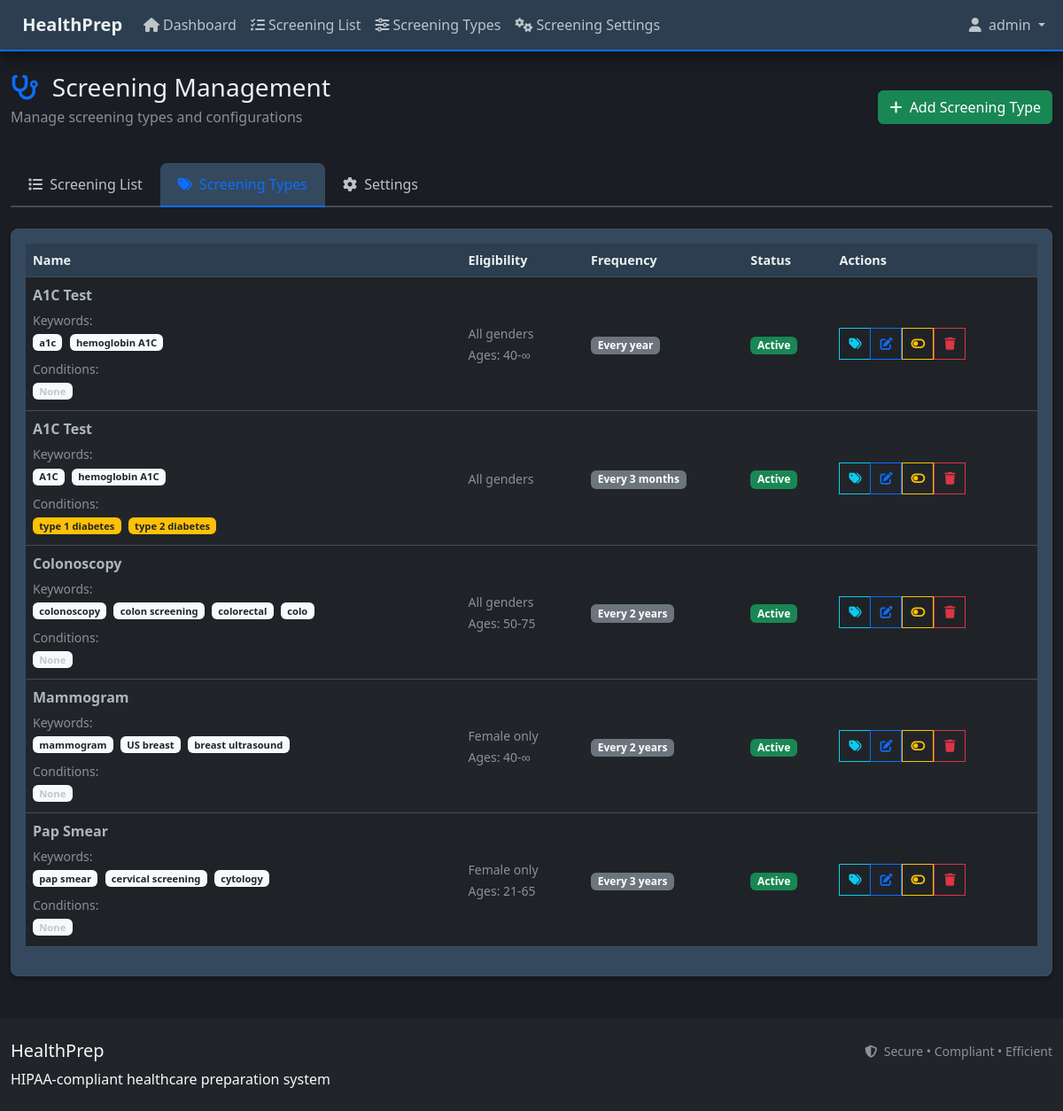
The app's page /screening/types (signed in) with its own data.
### models.py (models this page shows, shortened)
class User(UserMixin, db.Model):
    __tablename__ = 'users'
    id = db.Column(db.Integer, primary_key=True)
    username = db.Column(db.String(80), unique=True, nullable=False)
    email = db.Column(db.String(120), unique=True, nullable=False)
    password_hash = db.Column(db.String(255), nullable=False)
    is_admin = db.Column(db.Boolean, default=False, nullable=False)
    created_at = db.Column(db.DateTime, default=datetime.utcnow)
    last_login = db.Column(db.DateTime)
    @property
    def is_active(self):
        return True  # All users are active by default

class ScreeningType(db.Model):
    __tablename__ = 'screening_type'
    id = db.Column(db.Integer, primary_key=True)
    name = db.Column(db.String(100), nullable=False)
    keywords = db.Column(db.Text)  # JSON string of keywords for fuzzy detection
    eligible_genders = db.Column(db.String(10), default='both')  # 'M', 'F', or 'both'
    min_age = db.Column(db.Integer)
    max_age = db.Column(db.Integer)
    frequency_years = db.Column(db.Float, nullable=False)  # Frequency in years (can be fractional like 0.25 for 3 months)
    trigger_conditions = db.Column(db.Text)  # JSON string of conditions that modify screening protocols
    is_active = db.Column(db.Boolean, default=True)
    created_at = db.Column(db.DateTime, default=datetime.utcnow)
    updated_at = db.Column(db.DateTime, default=datetime.utcnow, onupdate=datetime.utcnow)
    screenings = db.relationship('Screening', backref='screening_type', lazy=True)
    @property
    def keywords_list(self):
        if not self.keywords:
            return []
        try:
            return json.loads(self.keywords)
        except:
            return [kw.strip() for kw in self.keywords.split(',') if kw.strip()]
    @property
    def trigger_conditions_list(self):
        if not self.trigger_conditions or self.trigger_conditions.strip() == "":
            return []
        if self.trigger_conditions.strip() in ["[]", "null", "None"]:
            return []
        try:
            conditions = json.loads(self.trigger_conditions)
            if conditions is None:
                return []
            if not isinstance(conditions, list):
                return []
            filtered_conditions = [cond for cond in conditions if cond and str(cond).strip()]
            return filtered_conditions
        except (json.JSONDecodeError, TypeError):
            return [cond.strip() for cond in self.trigger_conditions.split(',') if cond and cond.strip()]
    @property
    def frequency_display(self):
        frequency_months = self.frequency_years * 12
        if self.frequency_years == 1.0:
            return "Every year"
        elif self.frequency_years == 0.5:
            return "Every 6 months"
        elif self.frequency_years == 2.0:
            return "Every 2 years"
        if frequency_months < 12 and frequency_months == int(frequency_months):
            months = int(frequency_months)
            return f"Every {months} month{'s' if months != 1 else ''}"
        elif 12 < frequency_months < 24 and frequency_months == int(frequency_months):
            months = int(frequency_months)
            return f"Every {months} months"
        else:
            years = self.frequency_years
            if years == int(years):
                years = int(years)
            return f"Every {years} year{'s' if years != 1 else ''}"

### routes/screening_routes.py (the view)
@screening_bp.route('/types')
@login_required
def screening_types():
    try:
        screening_types = ScreeningType.query.order_by(ScreeningType.name).all()
        return render_template('screening/types.html',
                             screening_types=screening_types)
    except Exception as e:
        logger.error(f"Error loading screening types: {str(e)}")
        flash('Error loading screening types', 'error')
        return render_template('error/500.html'), 500

### templates/screening/types.html (shortened to what this page needs)
{% extends 'base_user.html' %}
{% block content %}
<div class="row mb-4">
    <div class="col-12">
        <div class="d-flex justify-content-between align-items-center">
            <div>
                <h1 class="h3 mb-1">
                    <i class="fas fa-stethoscope me-2 text-primary"></i>
                    Screening Management
                </h1>
                <p class="text-muted">Manage screening types and configurations</p>
            </div>
            <div>
                <a href="{{ url_for('screening.add_screening_type') }}" class="btn btn-success">
                    <i class="fas fa-plus me-1"></i>
                    Add Screening Type
                </a>
            </div>
        </div>
    </div>
</div>
<ul class="nav nav-tabs mb-4" id="screeningTabs" role="tablist">
    <li class="nav-item" role="presentation">
        <a class="nav-link" href="{{ url_for('screening.screening_list') }}" role="tab">
            <i class="fas fa-list me-1"></i>
            Screening List
        </a>
    </li>
    <li class="nav-item" role="presentation">
        <a class="nav-link active" href="{{ url_for('screening.screening_types') }}" role="tab">
            <i class="fas fa-tags me-1"></i>
            Screening Types
        </a>
    </li>
    <li class="nav-item" role="presentation">
        <a class="nav-link" href="{{ url_for('screening.screening_settings') }}" role="tab">
            <i class="fas fa-cog me-1"></i>
            Settings
        </a>
    </li>
</ul>
<div class="card">
    <div class="card-body">
        {% if screening_types %}
            <div class="table-responsive">
                <table class="table table-striped">
                    <thead>
                        <tr>
                            <th>Name</th>
                            <th>Eligibility</th>
                            <th>Frequency</th>
                            <th>Status</th>
                            <th>Actions</th>
                        </tr>
                    </thead>
                    <tbody>
                        {% for type in screening_types %}
                        <tr>
                            <td>
                                <strong>{{ type.name }}</strong>
                                {% if type.keywords_list %}
                                    <div class="mt-1">
                                        <small class="text-muted">Keywords:</small>
                                        <div class="keyword-display">
                                            {% for keyword in type.keywords_list[:5] %}
                                                <span class="badge bg-light text-dark me-1 mb-1" style="font-size: 0.7em;">{{ keyword }}</span>
                                            {% endfor %}
                                        </div>
                                    </div>
                                {% else %}
                                    <div class="mt-1">
                                        <small class="text-warning">No keywords configured</small>
                                    </div>
                                {% endif %}
                                <div class="mt-1">
                                    <small class="text-muted">Conditions:</small>
                                    <div class="condition-display">
                                        {% if type.trigger_conditions_list and type.trigger_conditions_list|length > 0 %}
                                            {% for condition in type.trigger_conditions_list[:3] %}
                                                <span class="badge bg-warning text-dark me-1 mb-1" style="font-size: 0.7em;">{{ condition }}</span>
                                            {% endfor %}
                                        {% else %}
                                            <span class="badge bg-light text-muted me-1 mb-1" style="font-size: 0.7em;">None</span>
                                        {% endif %}
                                    </div>
                                </div>
                            </td>
                            <td>
                                <small class="text-muted">
                                    {% if type.eligible_genders == 'M' %}
                                        Male only
                                    {% elif type.eligible_genders == 'F' %}
                                        Female only
                                    {% else %}
                                        All genders
                                    {% endif %}
                                    {% if type.min_age or type.max_age %}
                                        <br>Ages: {{ type.min_age or '0' }}-{{ type.max_age or '∞' }}
                                    {% endif %}
                                </small>
                            </td>
                            <td>
                                <span class="badge bg-secondary">
                                    {{ type.frequency_display }}
                                </span>
                            </td>
                            <td>
                                {% if type.is_active %}
                                    <span class="badge bg-success">Active</span>
                                {% else %}
                                    <span class="badge bg-secondary">Inactive</span>
                                {% endif %}
                            </td>
                            <td>
                                <div class="btn-group btn-group-sm" role="group" style="white-space: nowrap;">
                                    <button type="button" class="btn btn-outline-info btn-sm"
                                            onclick="openKeywordManager({{ type.id }}, '{{ type.name }}')"
                                            title="Manage Keywords"
                                            style="width: 36px; height: 36px; border-radius: 0; display: inline-flex; align-items: center; justify-content: center;">
                                        <i class="fas fa-tags"></i>
                                    </button>
                                    <a href="{{ url_for('screening.edit_screening_type', type_id=type.id) }}"
                                       class="btn btn-outline-primary btn-sm" title="Edit"
                                       style="width: 36px; height: 36px; border-radius: 0; display: inline-flex; align-items: center; justify-content: center;">
                                        <i class="fas fa-edit"></i>
                                    </a>
                                    <form method="POST" action="{{ url_for('screening.toggle_screening_type_status', type_id=type.id) }}"
                                          style="display: inline;">
                                        <button type="submit" class="btn btn-outline-warning btn-sm"
                                                title="{{ 'Deactivate' if type.is_active else 'Activate' }}"
                                                style="width: 36px; height: 36px; border-radius: 0; display: inline-flex; align-items: center; justify-content: center;">
                                            <i class="fas fa-toggle-{{ 'off' if type.is_active else 'on' }}"></i>
                                        </button>
                                    </form>
                                    <form method="POST" action="{{ url_for('screening.delete_screening_type', type_id=type.id) }}"
                                          style="display: inline;"
                                          onsubmit="return confirm('Are you sure you want to delete this screening type?');">
                                        <button type="submit" class="btn btn-outline-danger btn-sm" title="Delete"
                                                style="width: 36px; height: 36px; border-radius: 0; display: inline-flex; align-items: center; justify-content: center;">
                                            <i class="fas fa-trash"></i>
                                        </button>
                                    </form>
                                </div>
                            </td>
                        </tr>
                        {% endfor %}
                    </tbody>
                </table>
            </div>
        {% endif %}
    </div>
</div>
<link rel="stylesheet" href="{{ url_for('static', filename='css/keyword_modal.css') }}">
<link rel="stylesheet" href="{{ url_for('static', filename='css/medical_terminology_ui.css') }}">
{% endblock %}

### templates/base_user.html (shortened to what this page needs)
<!DOCTYPE html>
<html lang="en" data-bs-theme="dark">
<head>
    <link href="https://cdn.jsdelivr.net/npm/bootstrap@5.3.0/dist/css/bootstrap.min.css" rel="stylesheet">
    <link href="https://cdnjs.cloudflare.com/ajax/libs/font-awesome/6.4.0/css/all.min.css" rel="stylesheet">
    <link href="{{ url_for('static', filename='css/custom.css') }}" rel="stylesheet">
    <link href="{{ url_for('static', filename='css/medical_terminology_ui.css') }}" rel="stylesheet">
    <link href="{{ url_for('static', filename='css/loading-states.css') }}" rel="stylesheet">
</head>
<body>
    <nav class="navbar navbar-expand-lg navbar-dark bg-primary">
        <div class="container">
            <a class="navbar-brand" href="{{ url_for('ui.dashboard') }}">
                HealthPrep
            </a>
            <div class="collapse navbar-collapse" id="navbarNav">
                <ul class="navbar-nav me-auto">
                    <li class="nav-item">
                        <a class="nav-link" href="{{ url_for('ui.dashboard') }}">
                            <i class="fas fa-home me-1"></i>Dashboard
                        </a>
                    </li>
                    <li class="nav-item">
                        <a class="nav-link" href="{{ url_for('screening.screening_list', view='list') }}">
                            <i class="fas fa-list-check me-1"></i>Screening List
                        </a>
                    </li>
                    <li class="nav-item">
                        <a class="nav-link" href="{{ url_for('screening.screening_list', view='types') }}">
                            <i class="fas fa-sliders-h me-1"></i>Screening Types
                        </a>
                    </li>
                    <li class="nav-item">
                        <a class="nav-link" href="{{ url_for('screening.screening_list', view='settings') }}">
                            <i class="fas fa-cogs me-1"></i>Screening Settings
                        </a>
                    </li>
                </ul>
                <ul class="navbar-nav">
                    {% if current_user.is_authenticated %}
                        <li class="nav-item dropdown">
                            <a class="nav-link dropdown-toggle" href="#" id="userDropdown" role="button" data-bs-toggle="dropdown">
                                <i class="fas fa-user me-1"></i> {{ current_user.username }}
                            </a>
                        </li>
                    {% else %}
                        <li class="nav-item">
                            <a class="nav-link" href="{{ url_for('auth.login') }}">
                                <i class="fas fa-sign-in-alt me-1"></i> Login
                            </a>
                        </li>
                    {% endif %}
                </ul>
            </div>
        </div>
    </nav>
    <main class="container my-4">
        {% block content %}{% endblock %}
    </main>
    <footer class="bg-dark text-light py-4 mt-5">
        <div class="container">
            <div class="row">
                <div class="col-md-6">
                    <h5>HealthPrep</h5>
                    <p class="mb-0">HIPAA-compliant healthcare preparation system</p>
                </div>
                <div class="col-md-6 text-end">
                    <small class="text-muted">
                        <i class="fas fa-shield-alt me-1"></i>
                        Secure • Compliant • Efficient
                    </small>
                </div>
            </div>
        </div>
    </footer>
</body>
</html>

### records on screen
User: username "admin"
ScreeningType: name "A1C Test", 5 "a1c" "hemoglobin A1C", shows "None", eligible_genders "All genders", min_age "40", max_age "∞", frequency_display "Every year", is_active "Active"
ScreeningType: name "A1C Test", 5 "A1C" "hemoglobin A1C", 3 "type 1 diabetes" "type 2 diabetes", eligible_genders "All genders", frequency_display "Every 3 months", is_active "Active"
ScreeningType: name "Colonoscopy", 5 "colonoscopy" "colon screening" "colorectal" "colo", shows "None", eligible_genders "All genders", min_age "50", max_age "75", frequency_display "Every 2 years", is_active "Active"
ScreeningType: name "Mammogram", 5 "mammogram" "US breast" "breast ultrasound", shows "None", eligible_genders "Female only", min_age "40", max_age "∞", frequency_display "Every 2 years", is_active "Active"
ScreeningType: name "Pap Smear", 5 "pap smear" "cervical screening" "cytology", shows "None", eligible_genders "Female only", min_age "21", max_age "65", frequency_display "Every 3 years", is_active "Active"
